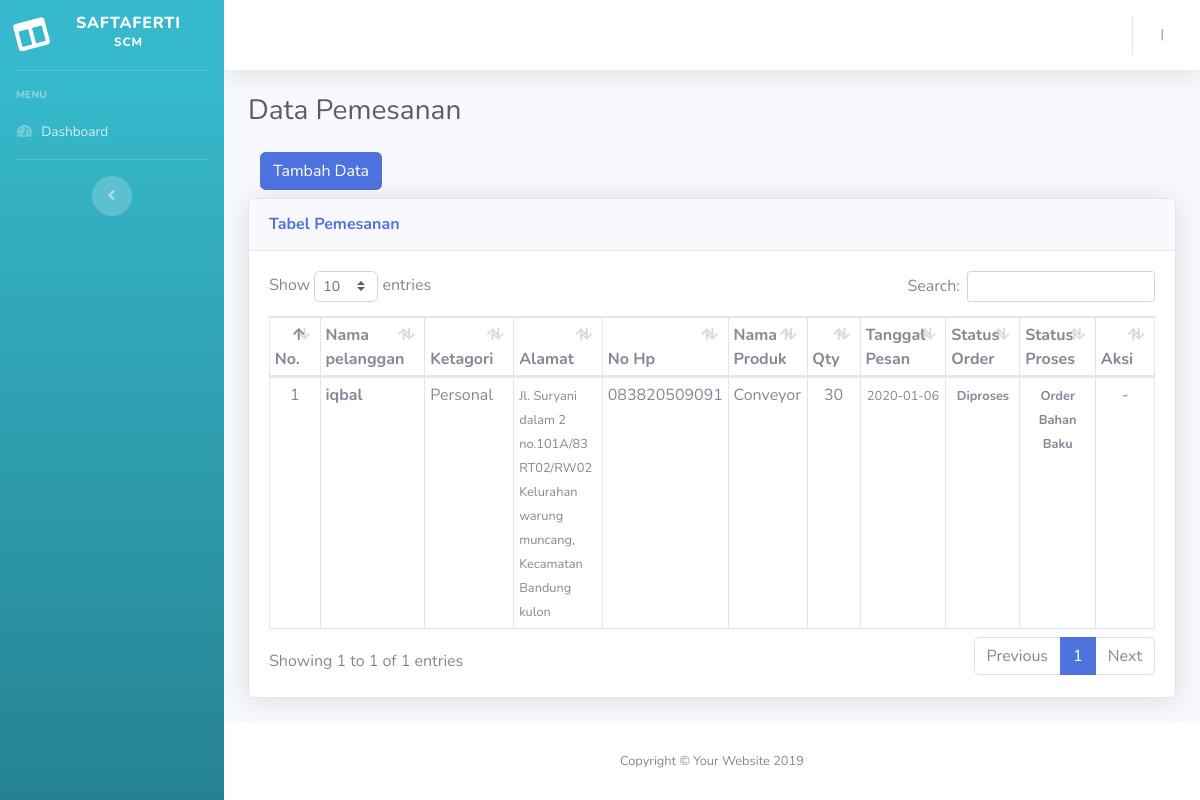
The page /index.php/pemesanan on the database as committed earlier.
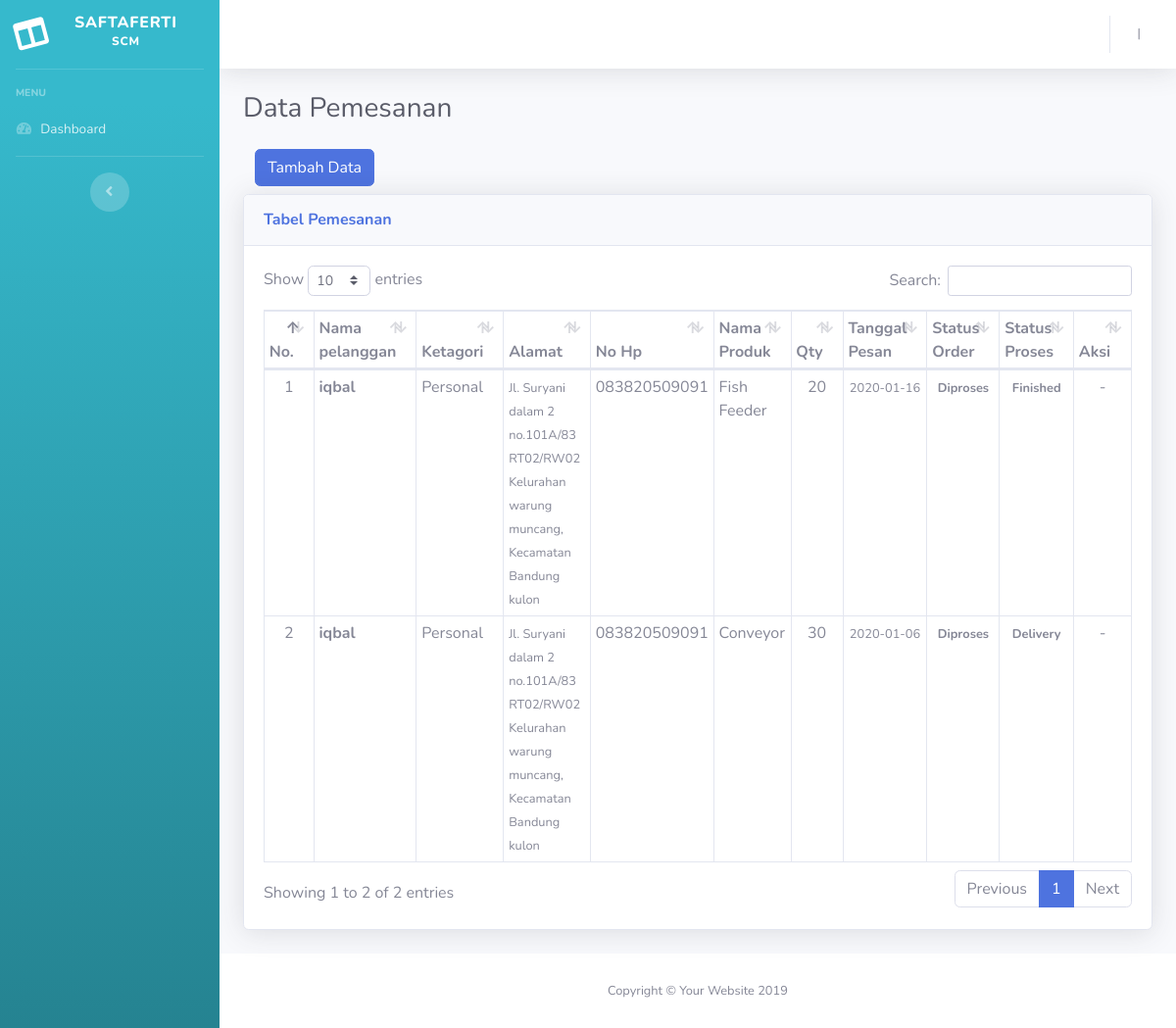
The same page on the database as committed later.
### tables this page shows
CREATE TABLE `pesanan` (
  `id_pesanan` int(11) NOT NULL,
  `id_pelanggan` int(11) NOT NULL,
  `nomor_pesanan` varchar(255) NOT NULL,
  `gunchart` varchar(255) DEFAULT NULL,
  `id_kategori` int(11) NOT NULL,
  `nama_produk` varchar(255) NOT NULL,
  `qty` int(11) NOT NULL,
  `tgl_pesan` date NOT NULL,
  `id_proses` int(11) NOT NULL,
  `id_status_pesan` int(11) DEFAULT NULL,
  `hitung_waktu` int(11) DEFAULT NULL,
  `lama_whelding` int(11) DEFAULT NULL,
  `lama_mashining` int(11) DEFAULT NULL,
  `total_pembayaran` varchar(255) DEFAULT NULL,
  `start_pemesanan` date DEFAULT NULL,
  `delivery_pemesanan` date DEFAULT NULL
);

CREATE TABLE `pelanggan` (
  `id_pelanggan` int(11) NOT NULL,
  `nama_pelanggan` varchar(200) NOT NULL,
  `alamat` text NOT NULL,
  `no_hp` varchar(15) NOT NULL,
  `username` varchar(200) NOT NULL,
  `password` varchar(200) NOT NULL,
  `id_kategori` int(11) NOT NULL DEFAULT '1'
);

CREATE TABLE `kategori` (
  `id_kategori` int(11) NOT NULL,
  `nama_kategori` varchar(255) NOT NULL
);

CREATE TABLE `status_pesan` (
  `id_status_pesan` int(11) NOT NULL,
  `nama_status_pesan` varchar(255) NOT NULL
);

CREATE TABLE `status_proses` (
  `id_proses` int(11) NOT NULL,
  `nama_status_proses` varchar(255) NOT NULL
);

### application/controllers/Pemesanan.php (called while the page is built, shortened)
<?php
class Pemesanan extends CI_Controller {
	public function __construct()
	{
		$this->load->model('M_pemesanan', 'pemesanan');
		$this->load->model('M_kategori', 'kategori');
		$this->load->model('M_pelanggan', 'pelanggan');
		$this->load->model('M_marketing', 'marketing');
        $this->load->model('M_pelanggan_akun', 'pelanggan_akun');
	}
	public function index()
	{
		$data['pemesanan'] = $this->pemesanan->tampil_data();
		$this->load->view('static/header_view');
		$this->load->view('pemesanan/pemesanan_view', $data);
		$this->load->view('static/footer_view');
	}
}

### index.php (called while the page is built, shortened)
<?php
require_once BASEPATH.'core/CodeIgniter.php';

### application/models/M_pemesanan.php (called while the page is built, shortened)
<?php
class M_pemesanan extends CI_Model {
	var $table 			= 'pesanan';
	public function tampil_data()
	{
		$this->db->select('pesanan.*, pelanggan.*, kategori.*, status_proses.*, status_pesan.*');
        $this->db->from($this->table);
        $this->db->join('pelanggan', 'ON pelanggan.id_pelanggan = pesanan.id_pelanggan');
        $this->db->join('kategori', 'ON kategori.id_kategori = pesanan.id_kategori');
        $this->db->join('status_proses', 'ON status_proses.id_proses = pesanan.id_proses');
        $this->db->join('status_pesan', 'ON status_pesan.id_status_pesan = pesanan.id_status_pesan');
        $this->db->order_by("pesanan.id_pesanan", "DESC");
        $query = $this->db->get();
		return $query->result();
	}
}

### application/views/pemesanan/pemesanan_view.php (the view, shortened to what this page needs)
<div class="container-fluid">
  <h1 class="h3 mb-4 text-gray-800">Data Pemesanan</h1>
  <div class="col-md-12">
    <a class="btn btn-primary" href="<?php echo base_url('pemesanan/tambah_data'); ?>">Tambah Data</a>
  </div>
  <div class="card shadow mb-4 mt-2">
    <div class="card-header py-3">
      <h6 class="m-0 font-weight-bold text-primary">Tabel Pemesanan</h6>
    </div>
    <div class="card-body">
      <div class="table-responsive">
        <table class="table table-sm table-bordered" id="dataTable" width="100%" cellspacing="0">
          <thead>
            <tr>
              <th width="5%">No.</th>
              <th>Nama pelanggan</th>
              <th>Ketagori</th>
              <th width="30%">Alamat</th>
              <th>No Hp</th>
              <th>Nama Produk</th>
              <th>Qty</th>
              <th>Tanggal Pesan</th>
              <th>Status Order</th>
              <th>Status Proses</th>
              <th width="10%">Aksi</th>
            </tr>
          </thead>
          <tbody>
            <?php
              $no = 1;
              foreach($pemesanan as $r){
            ?>
              <tr>
                <td class="text-center"><?= $no++ ?></td>
                <td><strong><?= $r->nama_pelanggan ?></strong></td>
                <td><?= $r->nama_kategori ?></td>
                <td><small><?= $r->alamat ?></small></td>
                <td><?= $r->no_hp ?></td>
                <td><?= $r->nama_produk ?></td>
                <td class="text-center"><?= $r->qty ?></td>
                <td class="text-center"><small><?= $r->tgl_pesan ?></small></td>
                <td class="text-center"><small><strong><?= $r->nama_status_pesan ?></strong></small></td>
                <td class="text-center"><small><strong><?= $r->nama_status_proses ?></strong></small></td>
                <td class="text-center">
                  <?php
                    $role = $this->session->userdata('nama_level');
                    if ($role == 'Marketing') { ?>
                      <a href="<?= base_url('pemesanan/edit/'.$r->id_pesanan); ?>">[Konfirmasi]</a>
                      <a href="<?= base_url('pemesanan/hapus/'.$r->id_pesanan); ?>">[Hapus]</a>
                  <?php }elseif ($role == 'Ppc') { ?>
                      <a href="<?= base_url('pemesanan/pcc_edit/'.$r->id_pesanan); ?>">[Konfirmasi]</a>
                  <?php }elseif ($role == 'Produksi') {  ?>
                      <a href="<?= base_url('pemesanan/produksi_edit/'.$r->id_pesanan); ?>">[Konfirmasi]</a>
                  <?php }elseif ($role == 'Operasional') {  ?>
                      <a href="<?= base_url('pemesanan/operasional_edit/'.$r->id_pesanan); ?>">[Konfirmasi]</a>
                  <?php }else{
                    echo "-";
                  } ?>
                </td>
              </tr>
            <?php } ?>
          </tbody>
        </table>
      </div>
    </div>
  </div>
</div>

Rows that differ between the two databases and show on the page:
added pesanan: id_pelanggan.nama_pelanggan "iqbal", id_kategori.nama_kategori "Personal", id_pelanggan.alamat "Jl. Suryani dalam 2 no.101A/83 RT02/RW02 Kelurahan warung muncang, Kecamatan Bandung kulon", id_pelanggan.no_hp "083820509091", nama_produk "Fish Feeder", qty "20", tgl_pesan "2020-01-16", id_status_pesan.nama_status_pesan "Diproses", id_proses.nama_status_proses "Finished"
changed pesanan "Conveyor": id_proses.nama_status_proses "Order Bahan Baku" → "Delivery"
Other text that changed with them:
text written by a page script: "Show entries Search: Showing 1 to 1 of 1 entries Previous 1 Next" → "Show entries Search: Showing 1 to 2 of 2 entries Previous 1 Next"
